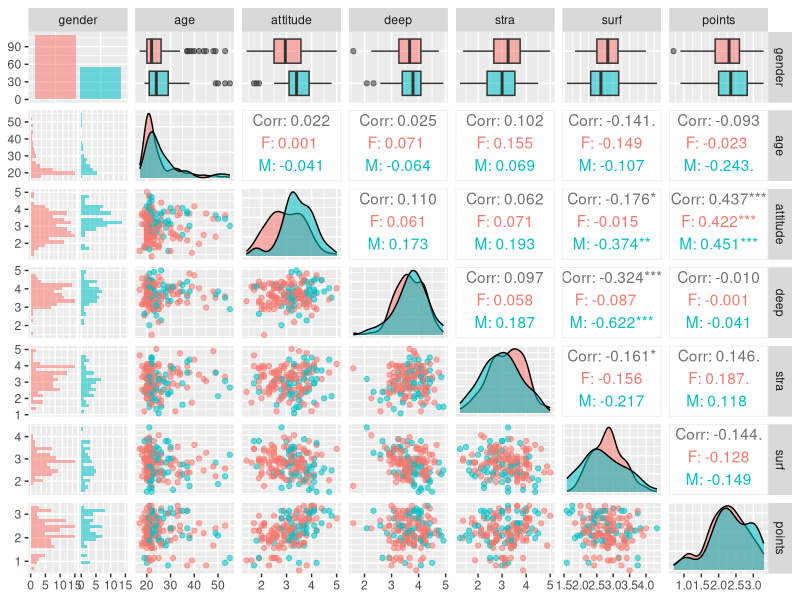
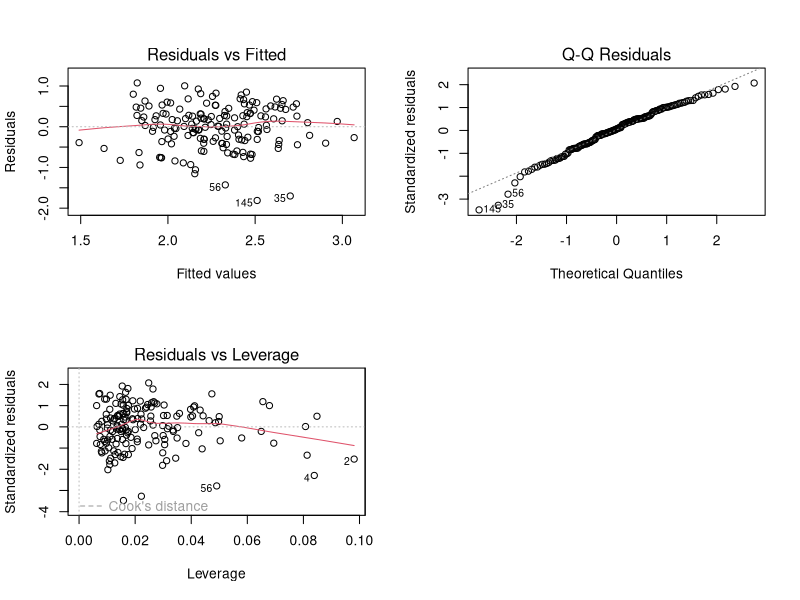

Source code (R) for these figures, in order:
## ---- chunk 1
date()
## ---- chunk 2
setwd("~/Documents/IODS-project")
learning2014 <- 
read.table("data/learning2014.csv", header = TRUE, sep = ",", stringsAsFactors = TRUE)
str(learning2014)
## ---- chunk 3
summary(learning2014)
## ---- chunk 4
library(ggplot2)
library(GGally)
ggpairs(learning2014, mapping = aes(col = gender, alpha = 0.3), lower = list(combo = wrap("facethist", bins = 20)))
## ---- chunk 5
options(scipen = 999) #to indicate the minimal p-values with zeros
model1 <- lm(points ~ age + attitude + stra, data = learning2014)
summary(model1)
## ---- chunk 6
model2 <- lm(points ~ attitude, data = learning2014)
summary(model2)
## ---- chunk 7
students <- c('Mike','Ritva')
age <- c(22, 55)
attitude <- c(2,5)
stra <- c(2,5)
new_data <- data.frame(students, age, attitude, stra)
predict(model1, newdata = new_data)
## ---- chunk 8
model1$coefficients
## ---- chunk 9
#Mike:
10.89543+(-0.08822*22)+(3.48077*2)+(1.00371*2)
#Ritva:
10.89543+(-0.08822*55)+(3.48077*5)+(1.00371*5)
## ---- chunk 10
summary(model1)$r.squared
## ---- chunk 11
par(mfrow = c(2,2))
plot(model1, which = c(1,2,5))
